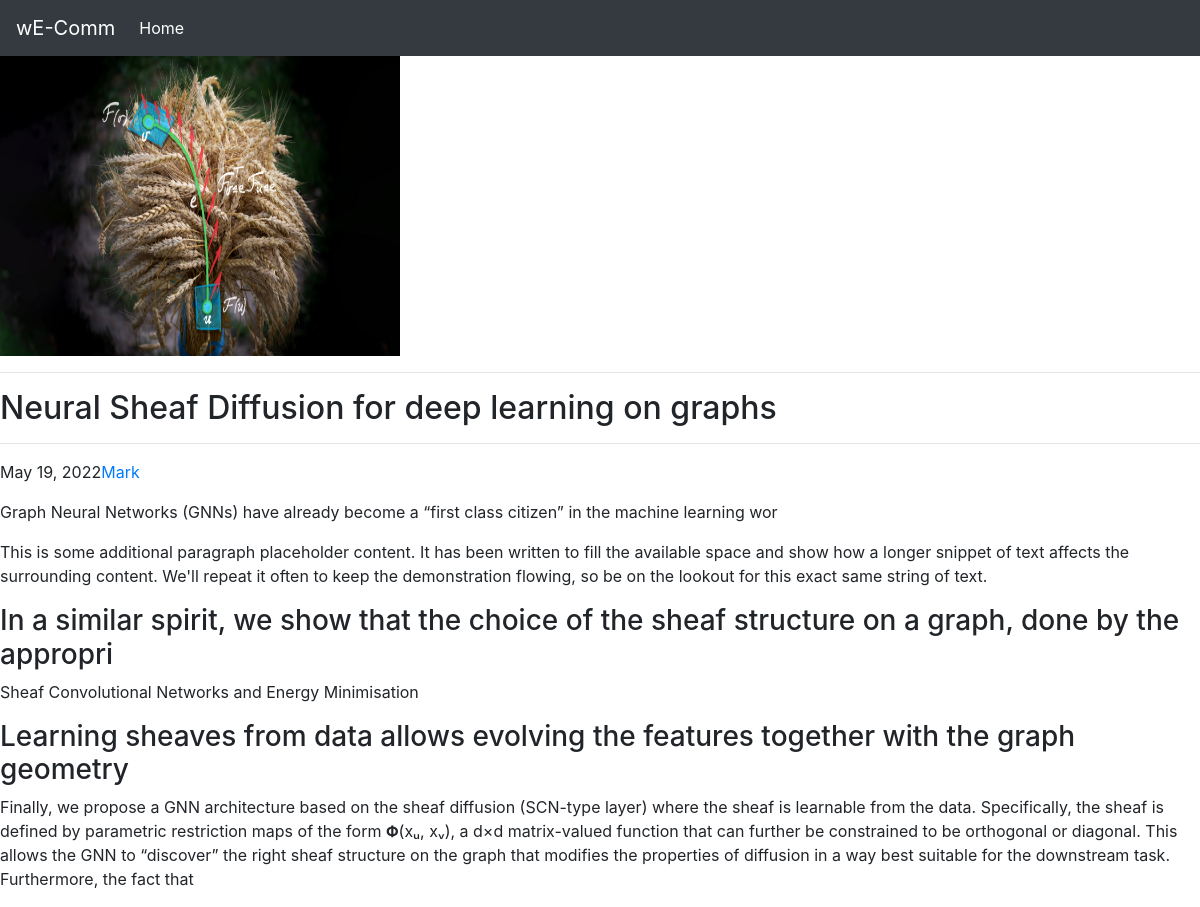
Page /blog/blogView/2 on the committed database.
### blog/models.py (models this page shows, shortened)
class BlogContent(models.Model):
    title = models.CharField(max_length=100, default = "")
    timestamp = models.DateField(auto_now_add=True)
    head1 = models.CharField(max_length=100, default="")
    body1 = models.CharField(max_length=500, default="")
    head2 = models.CharField(max_length=100, default="")
    body2 = models.CharField(max_length=500, default="")
    head3 = models.CharField(max_length=100, default="")
    body3 = models.CharField(max_length=500, default="")
    image = models.ImageField(upload_to="blog/images", default="")

### blog/views.py (the view)
# urls.py: path('blogView/<int:b_id>', views.blogView),
def blogView(request, b_id):
    blog = BlogContent.objects.filter(id = b_id)
    return render(request, 'blog/blogView.html', {'blog' : blog[0]})

### blog/templates/blog/blogView.html (shortened to what this page needs)
{% extends 'blog/basic.html' %}
{% block body %}
<article class="blog-post">
    <img src="/media/{{blog.image}} " height="300px" width="400px">
    <hr>
    <h2 class="blog-post-title mb-1">{{blog.title}}</h2>
    <hr>
    <p class="blog-post-meta">{{blog.timestamp}}<a href="#">Mark</a></p>
    <p>{{blog.head1}}</p>
    <p>This is some additional paragraph placeholder content. It has been written to fill the available space and show how a longer snippet of text affects the surrounding content. We'll repeat it often to keep the demonstration flowing, so be on the lookout for this exact same string of text.</p>
    <h3>{{blog.head2}}</h3>
    <p>{{blog.body2}}</p>
    <h3>{{blog.head3}}</h3>
    <p>{{blog.body3}}</p>
  </article>
{%endblock%}

### rows in the picture
BlogContent: image (picture), title "Neural Sheaf Diffusion for deep learning on graphs", timestamp "May 19, 2022", head1 "Graph Neural Networks (GNNs) have already become a “first class citizen” in the machine learning wor", head2 "In a similar spirit, we show that the choice of the sheaf structure on a graph, done by the appropri", body2 "Sheaf Convolutional Networks and Energy Minimisation", head3 "Learning sheaves from data allows evolving the features together with the graph geometry", body3 "Finally, we propose a GNN architecture based on the sheaf diffusion (SCN-type layer) where the sheaf is learnable from the data. Specifically, the sheaf is defined by parametric restriction maps of the form 𝚽(xᵤ, xᵥ), a d×d matrix-valued function that can further be constrained to be orthogonal or diagonal. This allows the GNN to “discover” the right sheaf structure on the graph that modifies the properties of diffusion in a way best suitable for the downstream task. Furthermore, the fact that"
